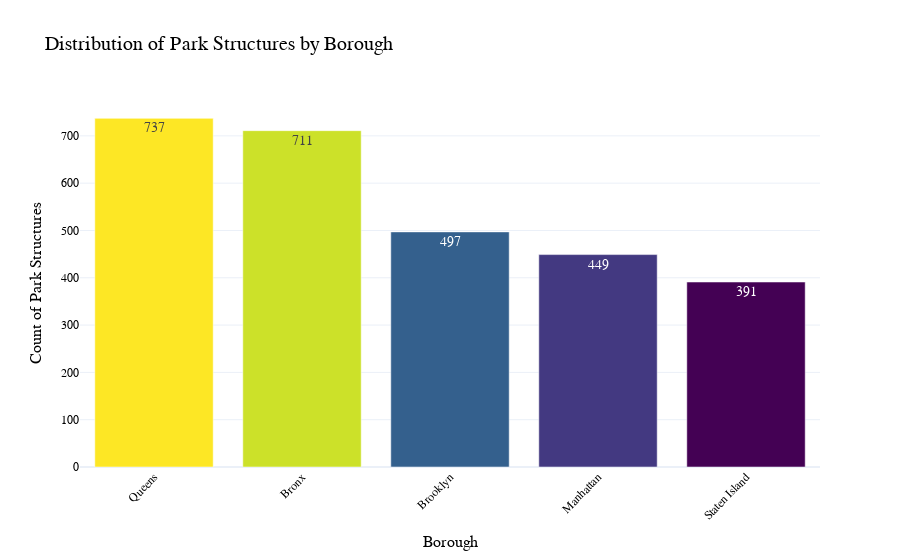

This figure's notebook cell:
### Markdown cell above
Distribution of Structures by Borough
to Understand the distribution of structures across boroughs helps identify which areas have more or fewer park structures.

### Code cell
import plotly.graph_objects as go

# Plot the distribution of structures by borough
borough_counts = parks_structures['BOROUGH'].value_counts()

# Define a mapping from abbreviations to full names
borough_full_names = {
    'Q': 'Queens',
    'X': 'Bronx',
    'B': 'Brooklyn',
    'M': 'Manhattan',
    'R': 'Staten Island'
}

# Replace abbreviations with full names for better readability
borough_counts.index = borough_counts.index.map(borough_full_names)

fig = go.Figure([go.Bar(
    x=borough_counts.index, 
    y=borough_counts.values,
    marker=dict(color=borough_counts.values, colorscale='Viridis'),
    text=borough_counts.values,
    textposition='auto'
)])

fig.update_layout(
    title='Distribution of Park Structures by Borough',
    xaxis_title='Borough',
    yaxis_title='Count of Park Structures',
    template='plotly_white',
    plot_bgcolor='rgba(0,0,0,0)',
    paper_bgcolor='rgba(255,255,255,1)',
    font=dict(size=14, family='Arial, sans-serif', color='black'),
    xaxis=dict(
        tickangle=-45,
        title_text='Borough',
        title_font=dict(size=16, family='Arial, sans-serif', color='black'),
        tickfont=dict(size=12, family='Arial, sans-serif', color='black')
    ),
    yaxis=dict(
        title_text='Count of Park Structures',
        title_font=dict(size=16, family='Arial, sans-serif', color='black'),
        tickfont=dict(size=12, family='Arial, sans-serif', color='black')
    )
)

fig.show()

### Figure 1 — Plotly figure (JSON) as saved in the notebook; plotly's stock layout.template omitted (floating-point values rounded to 4 significant figures)
{"data": [{"marker": {"color": [737, 711, 497, 449, 391], "colorscale": [[0, "#440154"], [0.1111, "#482878"], [0.2222, "#3e4989"], [0.3333, "#31688e"], [0.4444, "#26828e"], [0.5556, "#1f9e89"], [0.6667, "#35b779"], [0.7778, "#6ece58"], [0.8889, "#b5de2b"], [1, "#fde725"]]}, "text": [737, 711, 497, 449, 391], "textposition": "auto", "type": "bar", "x": ["Queens", "Bronx", "Brooklyn", "Manhattan", "Staten Island"], "y": [737, 711, 497, 449, 391]}], "layout": {"font": {"color": "black", "family": "Arial, sans-serif", "size": 14}, "paper_bgcolor": "rgba(255,255,255,1)", "plot_bgcolor": "rgba(0,0,0,0)", "title": {"text": "Distribution of Park Structures by Borough"}, "xaxis": {"tickangle": -45, "tickfont": {"color": "black", "family": "Arial, sans-serif", "size": 12}, "title": {"font": {"color": "black", "family": "Arial, sans-serif", "size": 16}, "text": "Borough"}}, "yaxis": {"tickfont": {"color": "black", "family": "Arial, sans-serif", "size": 12}, "title": {"font": {"color": "black", "family": "Arial, sans-serif", "size": 16}, "text": "Count of Park Structures"}}}}
